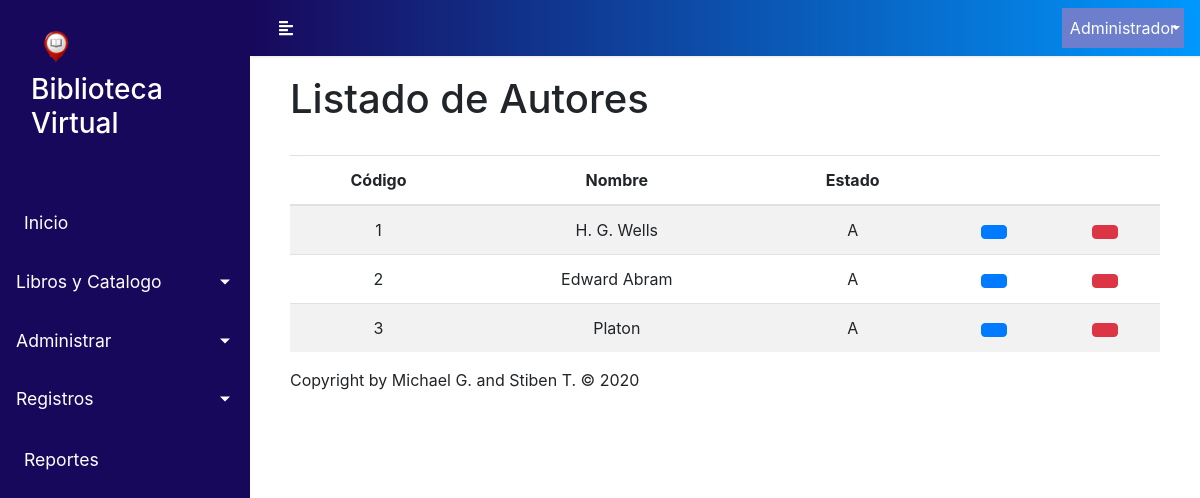
Screenshot of /manage-authors.php with the database file from the repository.
### tables this page shows
CREATE TABLE `autor` (
  `idautor` int(100) NOT NULL,
  `desc_autor` varchar(200) NOT NULL,
  `estado` varchar(1) NOT NULL
);

### php/consultas.php (called while the page is built, shortened)
<?php
    function lista_autor(){
		include('connect.php');
		$sql="SELECT * FROM autor";
		return $result=$conexion->query($sql);
	}
?>

### manage-authors.php (the view, shortened to what this page needs)
<?php include "php/consultas.php";?>
<!DOCTYPE html>
<html lang="en">
<head>
    <link rel="stylesheet" href="./css/main.css">
    <link rel="stylesheet" href="./librerias/bootstrap4/bootstrap.min.css">
    <link href="https://unpkg.com/ionicons@4.5.10-0/dist/css/ionicons.min.css" rel="stylesheet">
    <link
      rel="stylesheet"
      href="https://cdnjs.cloudflare.com/ajax/libs/malihu-custom-scrollbar-plugin/3.1.5/jquery.mCustomScrollbar.min.css"
    />
</head>
<body>
<?php include "header.php";
?>
<div class="panel panel-default">
    <div class="panel-heading">
        <h1>Listado de Autores</h1>
    </div>
    <div class="panel-body">
    <br>
        <table class="table table-striped" style="text-align: center;">
            <thead>
                <tr>
                    <th>Código</th>
                    <th>Nombre</th>
                    <th>Estado</th>
                    <th></th>
                    <th></th>
                </tr>
            </thead>
            <tbody>
                <?php
                    $query = lista_autor();
                    while ($row = $query->fetch_assoc()) {
                        echo"
                            <tr>
                                <td>".$row['idautor']."</td>
                                <td>".$row['desc_autor']."</td>
                                <td>".$row['estado']."</td>
                                <td> <a data-toggle='tooltip' title='Editar' href='update_author.php?id=".base64_encode($row['idautor'])."' class='btn btn-primary'> <i class='icon ion-md-create'></i> </a> </td>
                                <td> <a data-toggle='tooltip' title='Anular' href='php/registros-crud/author.php?accion=DLT&id=".$row['idautor']."' class='btn btn-danger'> <i class='icon ion-md-trash'></i> </a></td>
                        ";
                    }
                ?>
            </tbody>
        </table>
    </div>
<?php include "footer.php"; ?>
</body>
</html>

### css/main.css (style rules this page uses)
:root { --bleu: #18085c; --white: #ffffff; --gris: #efefef; }
body { font-family: "Muli", sans-serif; font-weight: 300; color: var(--primary); }
.btn-primary { background-color: var(--primary); border: 0; }
a, a:hover, a:focus { color: inherit; text-decoration: none; transition: all 0.3s; }

### rows the page displays
autor: idautor "1", desc_autor "H. G. Wells", estado "A"
autor: idautor "2", desc_autor "Edward Abram", estado "A"
autor: idautor "3", desc_autor "Platon", estado "A"
